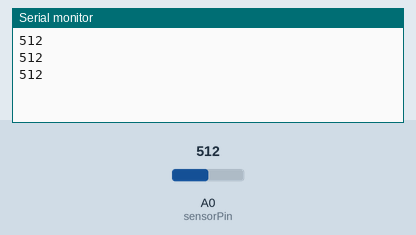
The sketch below on a simulated Arduino Uno, built with avr-gcc and run on an emulated ATmega328P. Shown: the last lines printed to the serial monitor. Inputs (shaded band) come from the test bench; at power-on: A0 (sensorPin) = 512.

Above: at 1.3 s.
1.4 s: A0 (sensorPin) set to 716
At 1.9 s:
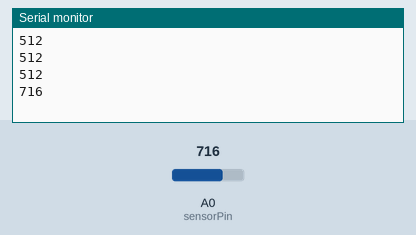
2.9 s: A0 (sensorPin) set to 900
At 3.4 s:
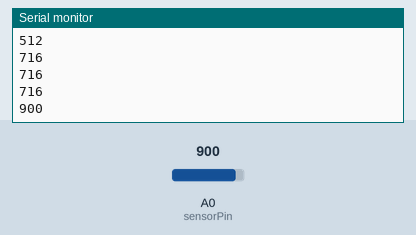
Timing chart, 0 to 5.9 s (numbered marks = the images above; inputs shaded):
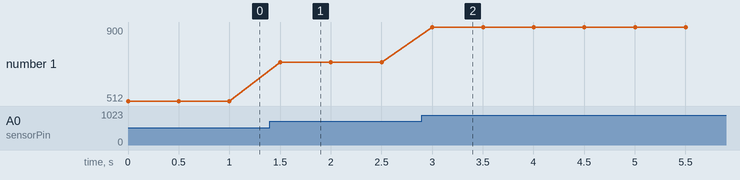

The sketch:

lab02_termistore.ino
```cpp
int sensorPin = A0;                  // Promemoria: su quale pin (analogico) è il sensore?

void setup() {
  Serial.begin(9600);                // Apro la comunicazione sulla porta seriale
}

void loop() {
  int val = analogRead(sensorPin);   // Salvo il valore letto dal sensore nella variabile val
  Serial.println(val);               // Stampo il valore val sulla porta seriale
  delay(500);                        // aspetto mezzo secondo
}
```

Measured:
- after the input at 1.4 s, the serial monitor: prints a new line after 0.10 s (image 1)
- after the input at 2.9 s, the serial monitor: prints a new line after 0.10 s (image 2)
- plotted number 1: 512 → 716 after the input at 1.4 s, 716 → 900 after the input at 2.9 s
